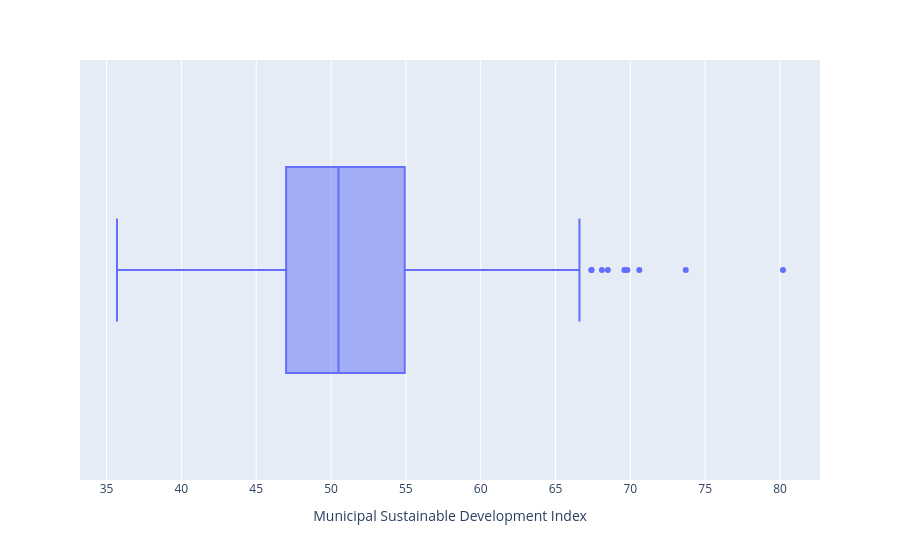

The cell this chart's notebook holds for it:
### Markdown cell above
## Spatial distribution

### Box-plot breaks

### Code cell
px.box(
    gdf,
    x=INDICATOR1,
    hover_name=ADM3,
    hover_data=[INDICATOR4, ADM1],
    labels=dict(data_dict)
)

### Figure 1 — Plotly figure (JSON) as saved in the notebook; plotly's stock layout.template omitted (floating-point values rounded to 4 significant figures; data arrays with more than 128 entries replaced by an {"elided": "..."} marker saying what was removed)
{"data": [{"alignmentgroup": "True", "customdata": {"elided": "339x2 mixed values"}, "hovertemplate": "<b>%{hovertext}</b><br><br>Municipal Sustainable Development Index=%{x}<br>Bolivia Index Ranking=%{customdata[0]}<br>Department=%{customdata[1]}<extra></extra>", "hovertext": {"elided": "339 str values"}, "legendgroup": "", "marker": {"color": "#636efa"}, "name": "", "notched": false, "offsetgroup": "", "orientation": "h", "showlegend": false, "type": "box", "x": {"elided": "339 float values"}, "x0": " ", "xaxis": "x", "y0": " ", "yaxis": "y"}], "layout": {"boxmode": "group", "legend": {"tracegroupgap": 0}, "margin": {"t": 60}, "xaxis": {"anchor": "y", "domain": [0.0, 1.0], "title": {"text": "Municipal Sustainable Development Index"}}, "yaxis": {"anchor": "x", "domain": [0.0, 1.0]}}}
